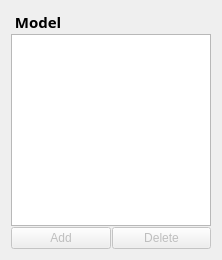
     <widget class="QWidget" name="layoutWidget">
      <layout class="QVBoxLayout" name="_2" stretch="0,0,0">
       <property name="spacing">
        <number>1</number>
       </property>
       <property name="sizeConstraint">
        <enum>QLayout::SetMinAndMaxSize</enum>
       </property>
       <item>
        <widget class="QLabel" name="label_model">
         <property name="maximumSize">
          <size>
           <width>150</width>
           <height>16777215</height>
          </size>
         </property>
         <property name="palette">
          <palette>
           <active>
            <colorrole role="WindowText">
             <brush brushstyle="SolidPattern">
              <color alpha="255">
               <red>0</red>
               <green>0</green>
               <blue>0</blue>
              </color>
             </brush>
            </colorrole>
            <colorrole role="Button">
             <brush brushstyle="SolidPattern">
              <color alpha="255">
               <red>170</red>
               <green>255</green>
               <blue>0</blue>
              </color>
             </brush>
            </colorrole>
            <colorrole role="Light">
             <brush brushstyle="SolidPattern">
              <color alpha="255">
               <red>213</red>
               <green>255</green>
               <blue>127</blue>
              </color>
             </brush>
            </colorrole>
            <colorrole role="Midlight">
             <brush brushstyle="SolidPattern">
              <color alpha="255">
               <red>191</red>
               <green>255</green>
               <blue>63</blue>
              </color>
             </brush>
            </colorrole>
            <colorrole role="Dark">
             <brush brushstyle="SolidPattern">
              <color alpha="255">
               <red>85</red>
               <green>127</green>
               <blue>0</blue>
              </color>
             </brush>
            </colorrole>
            <colorrole role="Mid">
             <brush brushstyle="SolidPattern">
              <color alpha="255">
               <red>113</red>
               <green>170</green>
               <blue>0</blue>
              </color>
             </brush>
            </colorrole>
            <colorrole role="Text">
             <brush brushstyle="SolidPattern">
              <color alpha="255">
               <red>0</red>
               <green>0</green>
               <blue>0</blue>
              </color>
             </brush>
            </colorrole>
            <colorrole role="BrightText">
             <brush brushstyle="SolidPattern">
              <color alpha="255">
               <red>255</red>
               <green>255</green>
               <blue>255</blue>
              </color>
             </brush>
            </colorrole>
            <colorrole role="ButtonText">
             <brush brushstyle="SolidPattern">
              <color alpha="255">
               <red>0</red>
               <green>0</green>
               <blue>0</blue>
              </color>
             </brush>
            </colorrole>
            <colorrole role="Base">
             <brush brushstyle="SolidPattern">
              <color alpha="255">
               <red>255</red>
               <green>255</green>
               <blue>255</blue>
              </color>
             </brush>
            </colorrole>
            <colorrole role="Window">
             <brush brushstyle="SolidPattern">
              <color alpha="255">
               <red>170</red>
               <green>255</green>
               <blue>0</blue>
              </color>
             </brush>
            </colorrole>
            <colorrole role="Shadow">
             <brush brushstyle="SolidPattern">
              <color alpha="255">
               <red>0</red>
               <green>0</green>
               <blue>0</blue>
              </color>
             </brush>
            </colorrole>
            <colorrole role="AlternateBase">
             <brush brushstyle="SolidPattern">
              <color alpha="255">
               <red>212</red>
               <green>255</green>
               <blue>127</blue>
              </color>
             </brush>
            </colorrole>
            <colorrole role="ToolTipBase">
             <brush brushstyle="SolidPattern">
              <color alpha="255">
               <red>255</red>
               <green>255</green>
               <blue>220</blue>
              </color>
             </brush>
            </colorrole>
            <colorrole role="ToolTipText">
             <brush brushstyle="SolidPattern">
              <color alpha="255">
               <red>0</red>
               <green>0</green>
               <blue>0</blue>
              </color>
             </brush>
            </colorrole>
           </active>
           <inactive>
            <colorrole role="WindowText">
             <brush brushstyle="SolidPattern">
              <color alpha="255">
               <red>0</red>
               <green>0</green>
               <blue>0</blue>
              </color>
             </brush>
            </colorrole>
            <colorrole role="Button">
             <brush brushstyle="SolidPattern">
              <color alpha="255">
               <red>170</red>
               <green>255</green>
               <blue>0</blue>
              </color>
             </brush>
            </colorrole>
            <colorrole role="Light">
             <brush brushstyle="SolidPattern">
              <color alpha="255">
               <red>213</red>
               <green>255</green>
               <blue>127</blue>
              </color>
             </brush>
            </colorrole>
            <colorrole role="Midlight">
             <brush brushstyle="SolidPattern">
              <color alpha="255">
               <red>191</red>
               <green>255</green>
               <blue>63</blue>
              </color>
             </brush>
            </colorrole>
            <colorrole role="Dark">
             <brush brushstyle="SolidPattern">
              <color alpha="255">
               <red>85</red>
               <green>127</green>
               <blue>0</blue>
              </color>
             </brush>
            </colorrole>
            <colorrole role="Mid">
             <brush brushstyle="SolidPattern">
              <color alpha="255">
               <red>113</red>
               <green>170</green>
               <blue>0</blue>
              </color>
             </brush>
            </colorrole>
            <colorrole role="Text">
             <brush brushstyle="SolidPattern">
              <color alpha="255">
               <red>0</red>
               <green>0</green>
               <blue>0</blue>
              </color>
             </brush>
            </colorrole>
            <colorrole role="BrightText">
             <brush brushstyle="SolidPattern">
              <color alpha="255">
               <red>255</red>
               <green>255</green>
               <blue>255</blue>
              </color>
             </brush>
            </colorrole>
            <colorrole role="ButtonText">
             <brush brushstyle="SolidPattern">
              <color alpha="255">
               <red>0</red>
               <green>0</green>
               <blue>0</blue>
              </color>
             </brush>
            </colorrole>
            <colorrole role="Base">
             <brush brushstyle="SolidPattern">
              <color alpha="255">
               <red>255</red>
               <green>255</green>
               <blue>255</blue>
              </color>
             </brush>
            </colorrole>
            <colorrole role="Window">
             <brush brushstyle="SolidPattern">
              <color alpha="255">
               <red>170</red>
               <green>255</green>
               <blue>0</blue>
              </color>
             </brush>
            </colorrole>
            <colorrole role="Shadow">
             <brush brushstyle="SolidPattern">
              <color alpha="255">
               <red>0</red>
               <green>0</green>
               <blue>0</blue>
              </color>
             </brush>
            </colorrole>
            <colorrole role="AlternateBase">
             <brush brushstyle="SolidPattern">
              <color alpha="255">
               <red>212</red>
               <green>255</green>
               <blue>127</blue>
              </color>
             </brush>
            </colorrole>
            <colorrole role="ToolTipBase">
             <brush brushstyle="SolidPattern">
              <color alpha="255">
               <red>255</red>
               <green>255</green>
               <blue>220</blue>
              </color>
             </brush>
            </colorrole>
            <colorrole role="ToolTipText">
             <brush brushstyle="SolidPattern">
              <color alpha="255">
               <red>0</red>
               <green>0</green>
               <blue>0</blue>
              </color>
             </brush>
            </colorrole>
           </inactive>
           <disabled>
            <colorrole role="WindowText">
             <brush brushstyle="SolidPattern">
              <color alpha="255">
               <red>85</red>
               <green>127</green>
               <blue>0</blue>
              </color>
             </brush>
            </colorrole>
            <colorrole role="Button">
             <brush brushstyle="SolidPattern">
              <color alpha="255">
               <red>170</red>
               <green>255</green>
               <blue>0</blue>
              </color>
             </brush>
            </colorrole>
            <colorrole role="Light">
             <brush brushstyle="SolidPattern">
              <color alpha="255">
               <red>213</red>
               <green>255</green>
               <blue>127</blue>
              </color>
             </brush>
            </colorrole>
            <colorrole role="Midlight">
             <brush brushstyle="SolidPattern">
              <color alpha="255">
               <red>191</red>
               <green>255</green>
               <blue>63</blue>
              </color>
             </brush>
            </colorrole>
            <colorrole role="Dark">
             <brush brushstyle="SolidPattern">
              <color alpha="255">
               <red>85</red>
               <green>127</green>
               <blue>0</blue>
              </color>
             </brush>
            </colorrole>
            <colorrole role="Mid">
             <brush brushstyle="SolidPattern">
              <color alpha="255">
               <red>113</red>
               <green>170</green>
               <blue>0</blue>
              </color>
             </brush>
            </colorrole>
            <colorrole role="Text">
             <brush brushstyle="SolidPattern">
              <color alpha="255">
               <red>85</red>
               <green>127</green>
               <blue>0</blue>
              </color>
             </brush>
            </colorrole>
            <colorrole role="BrightText">
             <brush brushstyle="SolidPattern">
              <color alpha="255">
               <red>255</red>
               <green>255</green>
               <blue>255</blue>
              </color>
             </brush>
            </colorrole>
            <colorrole role="ButtonText">
             <brush brushstyle="SolidPattern">
              <color alpha="255">
               <red>85</red>
               <green>127</green>
               <blue>0</blue>
              </color>
             </brush>
            </colorrole>
            <colorrole role="Base">
             <brush brushstyle="SolidPattern">
              <color alpha="255">
               <red>170</red>
               <green>255</green>
               <blue>0</blue>
              </color>
             </brush>
            </colorrole>
            <colorrole role="Window">
             <brush brushstyle="SolidPattern">
              <color alpha="255">
               <red>170</red>
               <green>255</green>
               <blue>0</blue>
              </color>
             </brush>
            </colorrole>
            <colorrole role="Shadow">
             <brush brushstyle="SolidPattern">
              <color alpha="255">
               <red>0</red>
               <green>0</green>
               <blue>0</blue>
              </color>
             </brush>
            </colorrole>
            <colorrole role="AlternateBase">
             <brush brushstyle="SolidPattern">
              <color alpha="255">
               <red>170</red>
               <green>255</green>
               <blue>0</blue>
              </color>
             </brush>
            </colorrole>
            <colorrole role="ToolTipBase">
             <brush brushstyle="SolidPattern">
              <color alpha="255">
               <red>255</red>
               <green>255</green>
               <blue>220</blue>
              </color>
             </brush>
            </colorrole>
            <colorrole role="ToolTipText">
             <brush brushstyle="SolidPattern">
              <color alpha="255">
               <red>0</red>
               <green>0</green>
               <blue>0</blue>
              </color>
             </brush>
            </colorrole>
           </disabled>
          </palette>
         </property>
         <property name="font">
          <font>
           <family>Segoe Print</family>
           <pointsize>11</pointsize>
           <weight>75</weight>
           <italic>false</italic>
           <bold>true</bold>
           <underline>false</underline>
           <stylestrategy>PreferDefault</stylestrategy>
           <kerning>true</kerning>
          </font>
         </property>
         <property name="autoFillBackground">
          <bool>false</bool>
         </property>
         <property name="text">
          <string> Model</string>
         </property>
        </widget>
       </item>
       <item>
        <widget class="QListView" name="lView_Model">
         <property name="maximumSize">
          <size>
           <width>200</width>
           <height>16777213</height>
          </size>
         </property>
        </widget>
       </item>
       <item>
        <layout class="QHBoxLayout" name="horizontalLayout_4">
         <property name="sizeConstraint">
          <enum>QLayout::SetFixedSize</enum>
         </property>
         <item>
          <widget class="QPushButton" name="btn_add_model">
           <property name="enabled">
            <bool>false</bool>
           </property>
           <property name="maximumSize">
            <size>
             <width>100</width>
             <height>16777215</height>
            </size>
           </property>
           <property name="text">
            <string>Add</string>
           </property>
          </widget>
         </item>
         <item>
          <widget class="QPushButton" name="btn_delete_model">
           <property name="enabled">
            <bool>false</bool>
           </property>
           <property name="maximumSize">
            <size>
             <width>100</width>
             <height>16777215</height>
            </size>
           </property>
           <property name="text">
            <string>Delete</string>
           </property>
          </widget>
         </item>
        </layout>
       </item>
      </layout>
     </widget>
